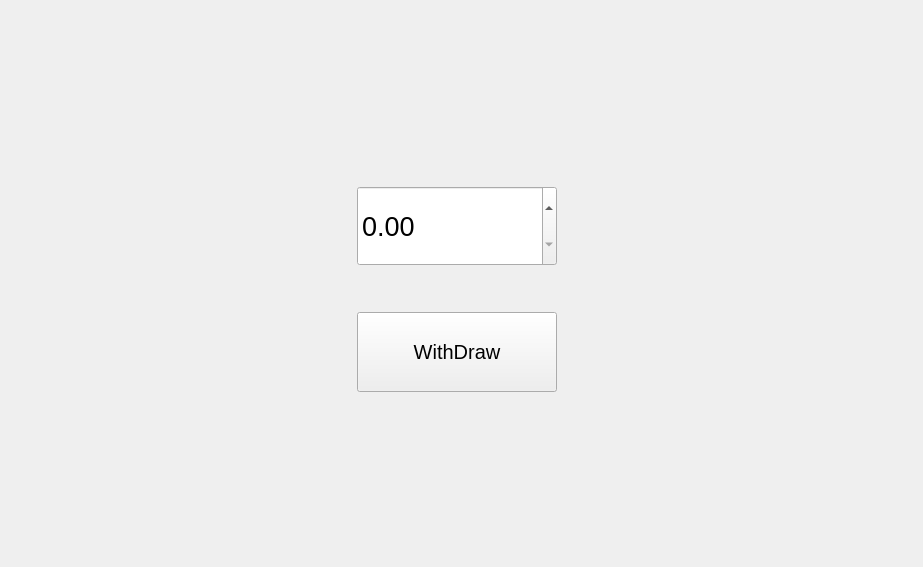
      <widget class="QWidget" name="WithDrawPage">
       <widget class="QWidget" name="layoutWidget">
        <property name="geometry">
         <rect>
          <x>0</x>
          <y>20</y>
          <width>914</width>
          <height>538</height>
         </rect>
        </property>
        <layout class="QHBoxLayout" name="horizontalLayout_37">
         <item>
          <spacer name="horizontalSpacer_13">
           <property name="orientation">
            <enum>Qt::Horizontal</enum>
           </property>
           <property name="sizeHint" stdset="0">
            <size>
             <width>40</width>
             <height>20</height>
            </size>
           </property>
          </spacer>
         </item>
         <item>
          <layout class="QVBoxLayout" name="verticalLayout_18">
           <item>
            <spacer name="verticalSpacer_7">
             <property name="orientation">
              <enum>Qt::Vertical</enum>
             </property>
             <property name="sizeHint" stdset="0">
              <size>
               <width>20</width>
               <height>40</height>
              </size>
             </property>
            </spacer>
           </item>
           <item>
            <layout class="QVBoxLayout" name="verticalLayout_19">
             <item>
              <widget class="QDoubleSpinBox" name="withdraw_value">
               <property name="minimumSize">
                <size>
                 <width>0</width>
                 <height>80</height>
                </size>
               </property>
               <property name="font">
                <font>
                 <pointsize>20</pointsize>
                </font>
               </property>
               <property name="maximum">
                <double>10000000000000000303786028427003666890752.000000000000000</double>
               </property>
              </widget>
             </item>
             <item>
              <spacer name="verticalSpacer_8">
               <property name="orientation">
                <enum>Qt::Vertical</enum>
               </property>
               <property name="sizeHint" stdset="0">
                <size>
                 <width>20</width>
                 <height>40</height>
                </size>
               </property>
              </spacer>
             </item>
             <item>
              <widget class="QPushButton" name="withdraw_button_2">
               <property name="minimumSize">
                <size>
                 <width>200</width>
                 <height>80</height>
                </size>
               </property>
               <property name="font">
                <font>
                 <pointsize>15</pointsize>
                </font>
               </property>
               <property name="cursor">
                <cursorShape>PointingHandCursor</cursorShape>
               </property>
               <property name="text">
                <string>WithDraw</string>
               </property>
              </widget>
             </item>
            </layout>
           </item>
           <item>
            <spacer name="verticalSpacer_9">
             <property name="orientation">
              <enum>Qt::Vertical</enum>
             </property>
             <property name="sizeHint" stdset="0">
              <size>
               <width>20</width>
               <height>40</height>
              </size>
             </property>
            </spacer>
           </item>
          </layout>
         </item>
         <item>
          <spacer name="horizontalSpacer_14">
           <property name="orientation">
            <enum>Qt::Horizontal</enum>
           </property>
           <property name="sizeHint" stdset="0">
            <size>
             <width>40</width>
             <height>20</height>
            </size>
           </property>
          </spacer>
         </item>
        </layout>
       </widget>
      </widget>
